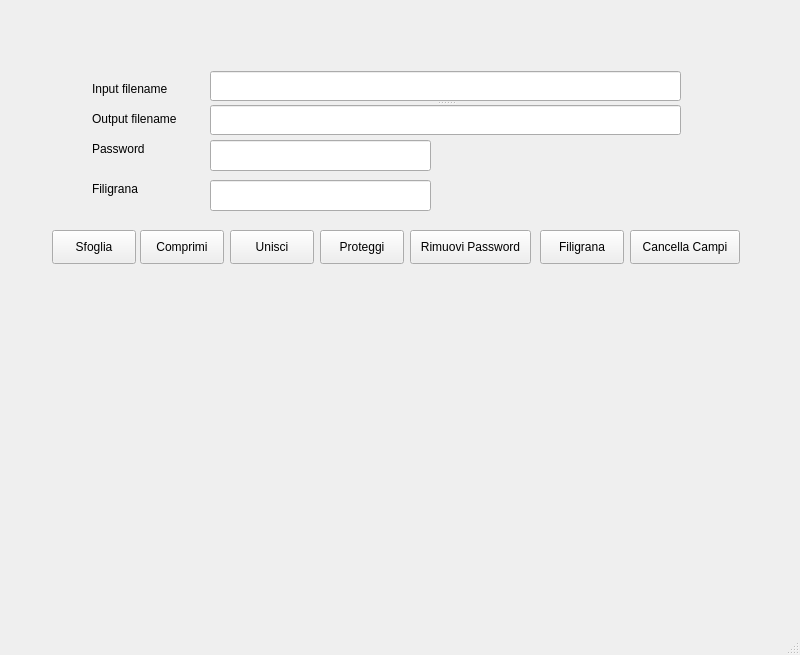
<?xml version="1.0" encoding="UTF-8"?>
<ui version="4.0">
 <class>MainWindow</class>
 <widget class="QMainWindow" name="MainWindow">
  <property name="geometry">
   <rect>
    <x>0</x>
    <y>0</y>
    <width>800</width>
    <height>655</height>
   </rect>
  </property>
  <property name="windowTitle">
   <string>PDF TOOLS</string>
  </property>
  <widget class="QWidget" name="centralwidget">
   <widget class="QPushButton" name="PushButtonRiduci">
    <property name="geometry">
     <rect>
      <x>140</x>
      <y>230</y>
      <width>84</width>
      <height>34</height>
     </rect>
    </property>
    <property name="text">
     <string>Comprimi</string>
    </property>
   </widget>
   <widget class="QSplitter" name="splitter">
    <property name="geometry">
     <rect>
      <x>210</x>
      <y>71</y>
      <width>471</width>
      <height>64</height>
     </rect>
    </property>
    <property name="orientation">
     <enum>Qt::Orientation::Vertical</enum>
    </property>
    <widget class="QLineEdit" name="Pdf1"/>
    <widget class="QLineEdit" name="Pdf2"/>
   </widget>
   <widget class="QPushButton" name="PushButtonSfoglia">
    <property name="geometry">
     <rect>
      <x>52</x>
      <y>230</y>
      <width>84</width>
      <height>34</height>
     </rect>
    </property>
    <property name="text">
     <string>Sfoglia</string>
    </property>
   </widget>
   <widget class="QPushButton" name="PushButtonUnisci">
    <property name="geometry">
     <rect>
      <x>230</x>
      <y>230</y>
      <width>84</width>
      <height>34</height>
     </rect>
    </property>
    <property name="text">
     <string>Unisci</string>
    </property>
   </widget>
   <widget class="QPushButton" name="PushButtonProteggi">
    <property name="geometry">
     <rect>
      <x>320</x>
      <y>230</y>
      <width>84</width>
      <height>34</height>
     </rect>
    </property>
    <property name="text">
     <string>Proteggi</string>
    </property>
   </widget>
   <widget class="QPushButton" name="PushButtonRimuoviProtezione">
    <property name="geometry">
     <rect>
      <x>410</x>
      <y>230</y>
      <width>121</width>
      <height>34</height>
     </rect>
    </property>
    <property name="text">
     <string>Rimuovi Password</string>
    </property>
   </widget>
   <widget class="QLineEdit" name="PasswordField">
    <property name="geometry">
     <rect>
      <x>210</x>
      <y>140</y>
      <width>221</width>
      <height>31</height>
     </rect>
    </property>
   </widget>
   <widget class="QLabel" name="label_password">
    <property name="geometry">
     <rect>
      <x>92</x>
      <y>140</y>
      <width>101</width>
      <height>18</height>
     </rect>
    </property>
    <property name="text">
     <string>Password</string>
    </property>
   </widget>
   <widget class="QLineEdit" name="FiligranaField">
    <property name="geometry">
     <rect>
      <x>210</x>
      <y>180</y>
      <width>221</width>
      <height>31</height>
     </rect>
    </property>
   </widget>
   <widget class="QLabel" name="label_Filigrana">
    <property name="geometry">
     <rect>
      <x>92</x>
      <y>180</y>
      <width>101</width>
      <height>18</height>
     </rect>
    </property>
    <property name="text">
     <string>Filigrana</string>
    </property>
   </widget>
   <widget class="QPushButton" name="PushButtonFiligrana">
    <property name="geometry">
     <rect>
      <x>540</x>
      <y>230</y>
      <width>84</width>
      <height>34</height>
     </rect>
    </property>
    <property name="text">
     <string>Filigrana</string>
    </property>
   </widget>
   <widget class="QLabel" name="label_output_filename">
    <property name="geometry">
     <rect>
      <x>92</x>
      <y>110</y>
      <width>101</width>
      <height>18</height>
     </rect>
    </property>
    <property name="text">
     <string>Output filename</string>
    </property>
   </widget>
   <widget class="QLabel" name="label_input_filename">
    <property name="geometry">
     <rect>
      <x>92</x>
      <y>80</y>
      <width>90</width>
      <height>18</height>
     </rect>
    </property>
    <property name="text">
     <string>Input filename</string>
    </property>
   </widget>
   <widget class="QPushButton" name="PushButtonCancellaCampi">
    <property name="geometry">
     <rect>
      <x>630</x>
      <y>230</y>
      <width>110</width>
      <height>34</height>
     </rect>
    </property>
    <property name="text">
     <string>Cancella Campi</string>
    </property>
   </widget>
  </widget>
  <widget class="QMenuBar" name="menubar">
   <property name="geometry">
    <rect>
     <x>0</x>
     <y>0</y>
     <width>800</width>
     <height>30</height>
    </rect>
   </property>
  </widget>
  <widget class="QStatusBar" name="statusbar"/>
 </widget>
 <resources/>
 <connections/>
</ui>
